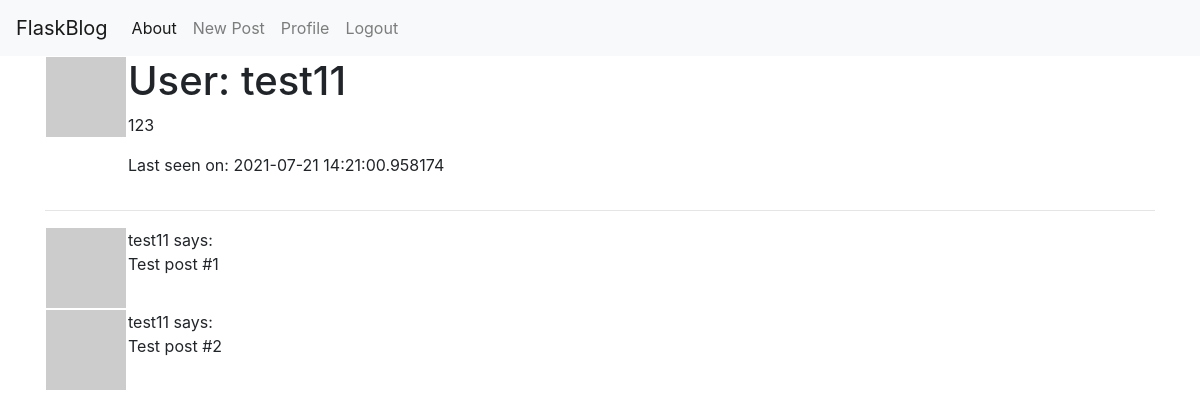
The page /user/test11 (signed in) on the database its author committed.
### app_app_app/model.py (models this page shows, shortened)
class User(UserMixin, db.Model):
    id = db.Column(db.Integer, primary_key=True)
    username = db.Column(db.String(64), index=True, unique=True)
    email = db.Column(db.String(120), index=True, unique=True)
    password_hash = db.Column(db.String(128))
    posts = db.relationship('Post', backref='author', lazy='dynamic')
    about_me = db.Column(db.String(140))
    last_seen = db.Column(db.DateTime, default=datetime.utcnow)
    followed = db.relationship(
        'User',
        secondary='followers',
        primaryjoin=(followers.c.follower_id == id),
        secondaryjoin=(followers.c.followed_id == id),
        backref=db.backref('followers', lazy='dynamic'), lazy='dynamic')
    def avatar(self, size):
        digest = md5(self.email.lower().encode('utf-8')).hexdigest()
        return f"https://www.gravatar.com/avatar/{digest}?d=identicon&s={size}"

### app_app_app/routes.py (the view)
@app.route('/user/<username>')
@login_required
def user(username):
    user = User.query.filter_by(username=username).first_or_404()
    posts = [
        {'author': user, 'body': 'Test post #1'},
        {'author': user, 'body': 'Test post #2'}
    ]
    return render_template('user.html', user=user, posts=posts)

### app_app_app/model.py (called while the page is built)
@login.user_loader
def load_user(id):
    return User.query.get(int(id))

### app_app_app/routes.py (called while the page is built)
@app.before_request
def before_request():
    if current_user.is_authenticated:
        current_user.last_seen = datetime.utcnow()
        db.session.commit()

### app_app_app/templates/user.html (shortened to what this page needs)
{% extends "base.html" %}
{% block content %}
    <table>
        <tr valign="top">
            <td><img src="{{ user.avatar(128) }}"></td>
            <td><h1>User: {{ user.username }}</h1>
            {% if user.about_me %}<p>{{ user.about_me }}</p>{% endif %}
            {% if user.last_seen %}<p>Last seen on: {{ user.last_seen }}</p>{% endif %}
            </td>
        </tr>
    </table>
    <hr>
    {% for post in posts %}
        {% include 'temp_post.html' %}
    {% endfor %}
{% endblock %}

### app_app_app/templates/temp_post.html
<table>
    <tr valign="top">
        <td><img src="{{ post.author.avatar(36) }}"></td>
        <td>{{ post.author.username }} says:<br>{{ post.body }}</td>
    </tr>
</table>

### rows shown on the page
User: username "test11", about_me "123", last_seen "2021-07-21 14:21:00.958174", author.username "test11" "test11"

### other values the page prints
{{ post.body }} "Test post #1" "Test post #2"
